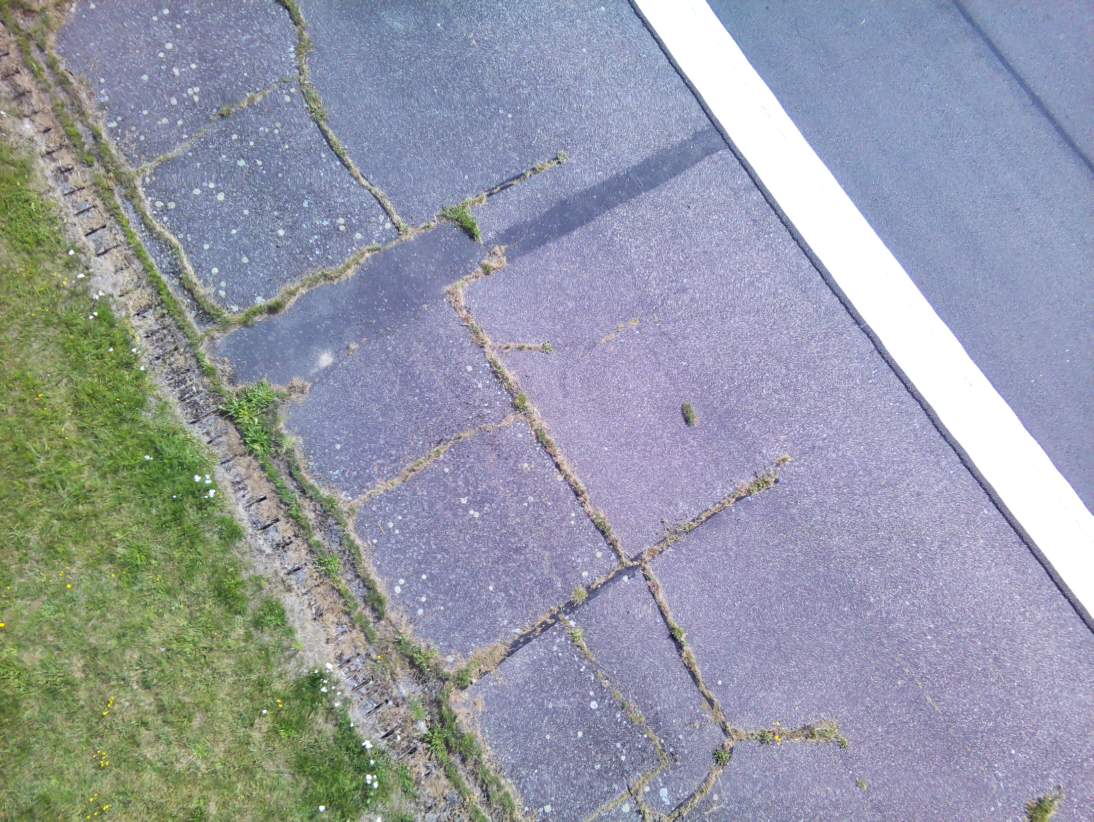
#> input picture capture_17/img_5.jpg, 3280 x 2464 px, found by its file name (shown at 1/3 size)
$ python vision.py
#> lines starting #> are read from the running program, lines starting #| are printed output that depends on the picture; after the words box and inside, x2 and y2 are one past the last pixel; in counts of white or black regions, pixels touching at a corner belong together
#!/usr/bin/env python3
import cv2
import numpy as np
import os
import math


class ObjectDetector:

    def __init__(
        self,
        reference_colors,
        threshold=60,
        minimum_area=200,
        output_folder="output"
    ):
#> further down, image is the input picture: shape (2464, 3280, 3); mean B, G, R 165.7, 154, 149.3
        self.reference_colors = reference_colors
        self.threshold = threshold
        self.minimum_area = minimum_area
        self.output_folder = output_folder

        os.makedirs(self.output_folder, exist_ok=True)

    def calculate_color_distance(self, image):
        image_float = image.astype(np.float32)

        minimum_distance = np.full(
            image.shape[:2],
            np.inf,
            dtype=np.float32
        )

        for color in self.reference_colors:
            reference = np.array(color, dtype=np.float32)

            distance = np.linalg.norm(
                image_float - reference,
                axis=2
            )

            minimum_distance = np.minimum(
                minimum_distance,
                distance
            )
#> this loop made 3 passes
#> pass 1, in calculate_color_distance, `distance = np.linalg.norm( image_float - reference, axis=2 )`:
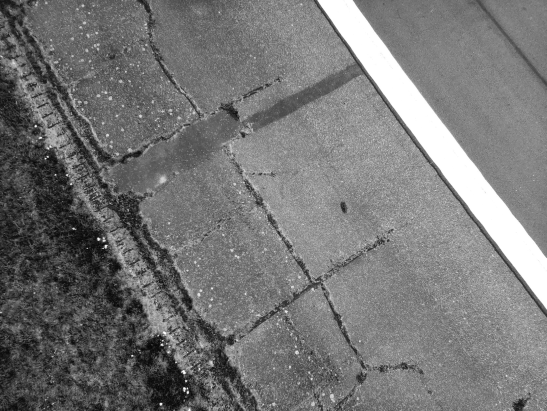
#> distance: shape (2464, 3280) float32 (shown at 1/6 size); min 0, max 306.5, mean 143; drawn with min black and max white
#> after the loop:
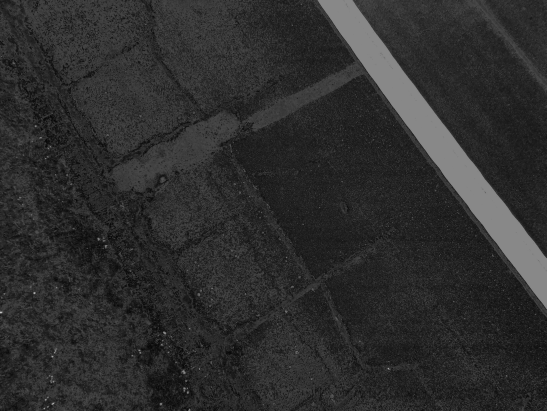
#> minimum_distance: shape (2464, 3280) float32 (shown at 1/6 size); min 0, max 212.3, mean 46.3

        return minimum_distance

    def threshold_distance(self, distance_image):
        mask = distance_image > self.threshold
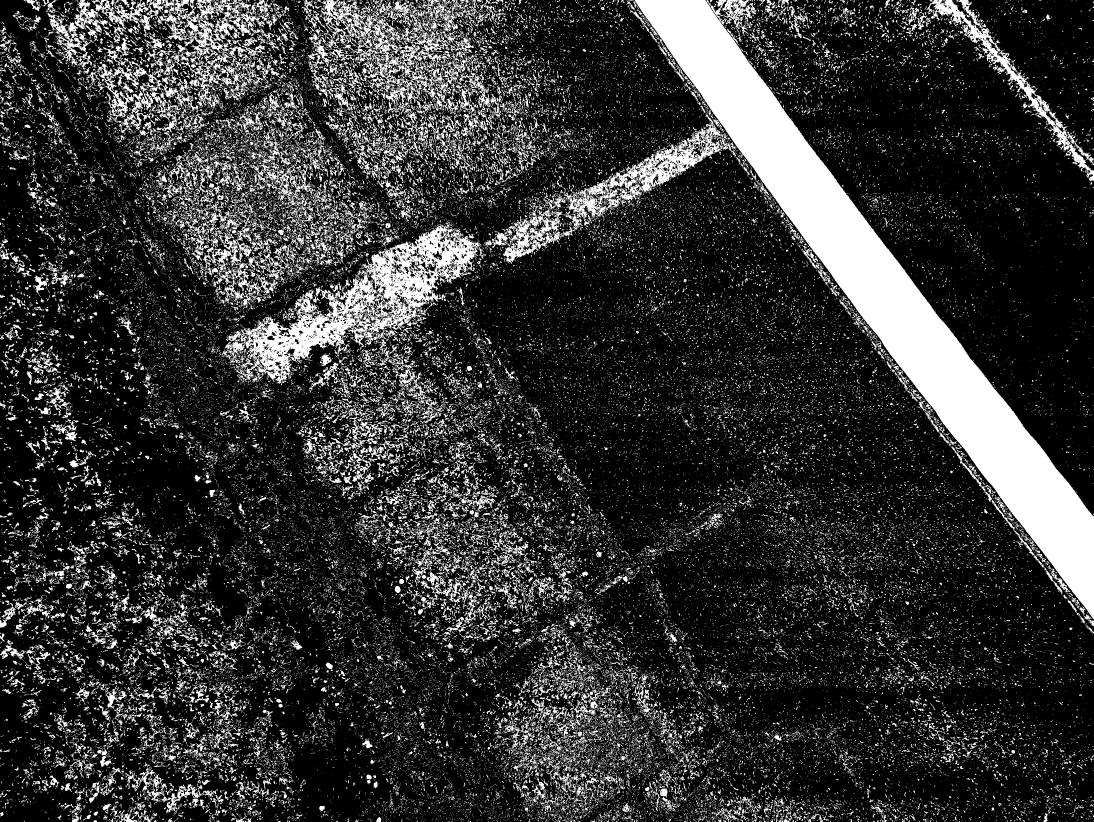
#> mask: shape (2464, 3280) bool (shown at 1/3 size); 20% white; 83850 white regions (77087 under 20 px), largest, box (x1, y1, x2, y2) and area: (1905, 0, 3280, 1857) 387816, (655, 663, 1458, 1156) 95344, (275, 0, 860, 422) 69365
        return mask.astype(np.uint8) * 255
#> returned value: shape (2464, 3280); 20% white; 83850 white regions (77087 under 20 px)

    def find_objects(self, mask):
        contours, _ = cv2.findContours(
            mask,
            cv2.RETR_EXTERNAL,
            cv2.CHAIN_APPROX_SIMPLE
        )
#> contours = 83297 contours

        objects = []

        for contour in contours:
            if cv2.contourArea(contour) >= self.minimum_area:
                objects.append(contour)
#> this loop made 83297 passes
#> contour on passes 1 to 3: [[3248, 2463]], [[3200, 2463]], [[3112, 2463], [3113, 2463]]
#> after the loop, objects = 27 contours; largest, box (x1, y1, x2, y2) and area: (1905, 0, 3280, 1857) 385602, (655, 663, 1458, 1156) 118570, (275, 0, 860, 422) 92487, (926, 0, 1485, 412) 81522, (1508, 340, 2209, 791) 53570

        return objects

    # [10 lines left out: function get_box_centers, not called in this run]

    def pixel_to_gps(
        self,
        center_x,
        center_y,
        image_width,
        image_height,
        drone_lat,
        drone_lon,
        drone_heading_deg,
        altitude_m,
        pixel_to_m_at_1m
    ):
        # Pixel offset from the center of the image.
        dx_pixels = center_x - image_width / 2.0
        dy_pixels = center_y - image_height / 2.0

        # Scale increases linearly with altitude for a downward-facing camera.
        meters_per_pixel = pixel_to_m_at_1m * altitude_m

        # Camera/image coordinates:
        # +x = right side of image
        # +y = bottom of image
        right_m = dx_pixels * meters_per_pixel
        forward_m = -dy_pixels * meters_per_pixel

        # Rotate image coordinates according to drone heading.
        # heading = 0 deg means drone nose points north.
        heading = math.radians(drone_heading_deg)

        north_m = forward_m * math.cos(heading) - right_m * math.sin(heading)
        east_m = forward_m * math.sin(heading) + right_m * math.cos(heading)

        # Convert local north/east offsets to latitude/longitude offsets.
        earth_radius_m = 6378137.0
        lat_rad = math.radians(drone_lat)

        delta_lat = north_m / earth_radius_m
        delta_lon = east_m / (earth_radius_m * math.cos(lat_rad))

        object_lat = drone_lat + math.degrees(delta_lat)
        object_lon = drone_lon + math.degrees(delta_lon)

        return object_lat, object_lon, north_m, east_m

    def process_image(
        self,
        image,
        filename="image",
        drone_position=None,
        altitude_m=None,
        pixel_to_m_at_1m=None
    ):
        distance_image = self.calculate_color_distance(image)
        thresholded_image = self.threshold_distance(distance_image)
        objects = self.find_objects(thresholded_image)

        output = image.copy()
        image_height, image_width = image.shape[:2]
        detections = []

        for contour in objects:
            x, y, width, height = cv2.boundingRect(contour)
            center_x = x + width / 2.0
            center_y = y + height / 2.0

            detection = {
                "center_pixel": (center_x, center_y),
                "bounding_box": (x, y, width, height),
            }

            # GPS calculation is only done if all required values are supplied.
            if (
                drone_position is not None
                and altitude_m is not None
                and pixel_to_m_at_1m is not None
            ):
                drone_lat, drone_lon, _, drone_heading_deg = drone_position

                gps_lat, gps_lon, north_m, east_m = self.pixel_to_gps(
                    center_x,
                    center_y,
                    image_width,
                    image_height,
                    drone_lat,
                    drone_lon,
                    drone_heading_deg,
                    altitude_m,
                    pixel_to_m_at_1m
                )

                detection["gps"] = (gps_lat, gps_lon)
                detection["offset_m"] = (north_m, east_m)

            detections.append(detection)

            cv2.rectangle(
                output,
                (x, y),
                (x + width, y + height),
                (0, 255, 0),
                2
            )

            cv2.circle(
                output,
                (int(center_x), int(center_y)),
                5,
                (0, 0, 255),
                -1
            )
#> this loop made 27 passes
#> (x, y, width, height, center_x, center_y, dx_pixels in pixel_to_gps, dy_pixels in pixel_to_gps) on passes 1 to 8: (373, 2287, 298, 172, 522, 2373, -1118, 1141), (1663, 2100, 128, 130, 1727, 2165, 87, 933), (422, 1815, 125, 153, 484.5, 1891.5, -1155.5, 659.5), (1336, 1775, 136, 123, 1404, 1836.5, -236, 604.5), (1261, 1716, 145, 112, 1333.5, 1772, -306.5, 540), (1470, 1598, 116, 102, 1528, 1649, -112, 417), (1046, 1245, 102, 78, 1097, 1284, -543, 52), (1164, 1060, 172, 211, 1250, 1165.5, -390, -66.5)
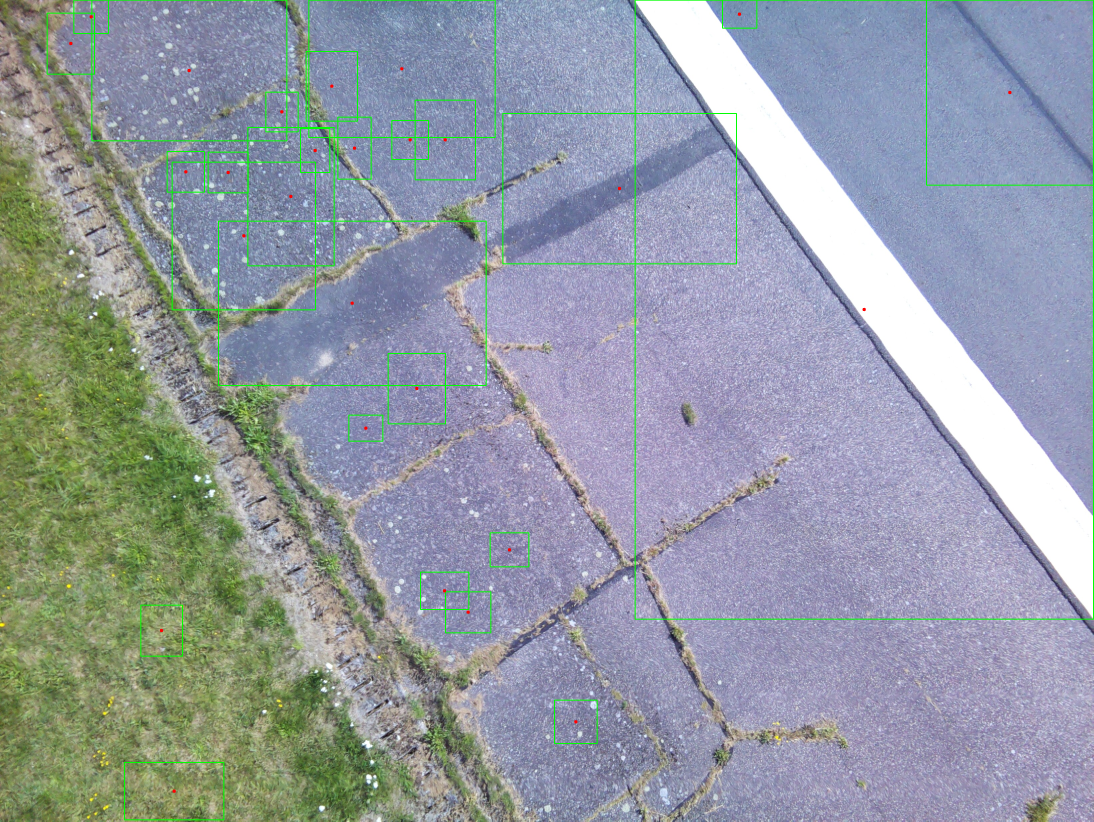
#> output: shape (2464, 3280, 3) (shown at 1/3 size); mean B, G, R 163.9, 155.1, 147.9

        cv2.imwrite(
            os.path.join(
                self.output_folder,
                f"{filename}_thresholded.jpg"
            ),
            thresholded_image
        )

        cv2.imwrite(
            os.path.join(
                self.output_folder,
                f"{filename}_detected.jpg"
            ),
            output
        )

        return detections, thresholded_image, output

grass_colors = [
    (60, 104, 73),
    (180, 177, 172),
    (99, 135, 89),
]

detector = ObjectDetector(
    reference_colors=grass_colors,
    threshold=60,
    minimum_area=2000
)

# Image to test
image_path = "/home/pi/images/capture_17/img_5.jpg"

image = cv2.imread(image_path)

if image is None:
    raise FileNotFoundError(image_path)


# Fake drone data for testing
drone_lat = 55.3682
drone_lon = 10.4281
drone_altitude = 20.0
drone_heading = 90.0

# (latitude, longitude, unused altitude, heading)
drone_position = (
    drone_lat,
    drone_lon,
    drone_altitude,
    drone_heading
)

# Example camera scale:
# meters per pixel when camera is 1 meter above ground
pixel_to_m_at_1m = 0.001


# Process image
detections, thresholded_image, output = detector.process_image(
    image,
    "img_4",
    drone_position=drone_position,
    altitude_m=drone_altitude,
    pixel_to_m_at_1m=pixel_to_m_at_1m
)


# Print detected objects
for i, detection in enumerate(detections):
    print(f"Object {i + 1}")
    print(f"Pixel center: {detection['center_pixel']}")

    if "gps" in detection:
        print(f"GPS: {detection['gps']}")
        print(f"Offset: {detection['offset_m']} meters")

    print()
#> this loop made 27 passes
#> (printed output is left out)

$ run again, with capture_17/img_0.jpg copied over capture_17/img_5.jpg
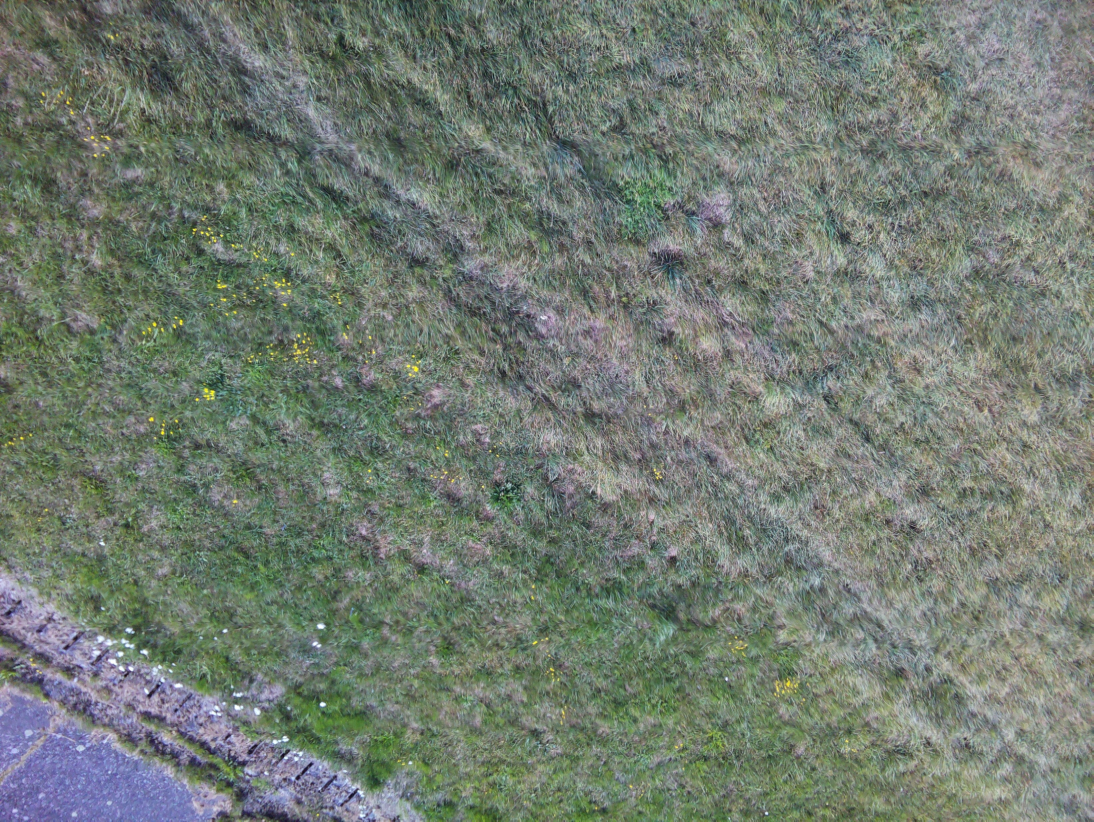
#> input picture capture_17/img_0.jpg, 3280 x 2464 px, found by its file name (shown at 1/3 size)
#> image is the input picture: shape (2464, 3280, 3); mean B, G, R 113.5, 124, 114.1
#> after the loop in calculate_color_distance, `for color in self.reference_colors:`:
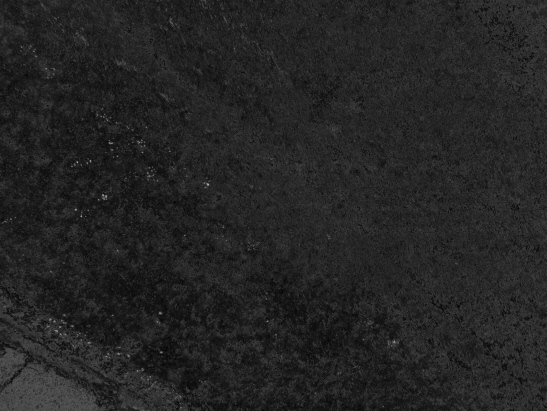
#> minimum_distance: shape (2464, 3280) float32 (shown at 1/6 size); min 0, max 211.2, mean 36.7
#> in threshold_distance, `mask = distance_image > self.threshold`:
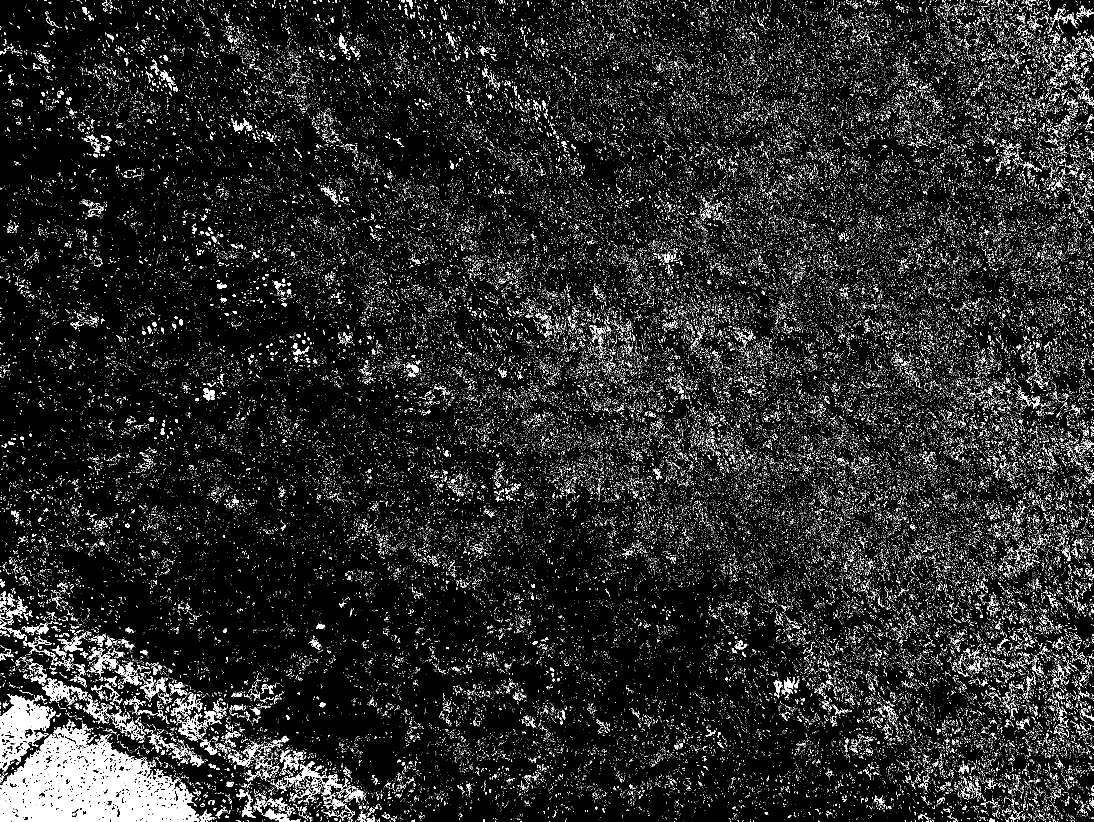
#> mask: shape (2464, 3280) bool (shown at 1/3 size); 7.1% white; 139729 white regions (137165 under 20 px), largest, box (x1, y1, x2, y2) and area: (0, 2175, 598, 2464) 94200, (0, 2084, 166, 2314) 16077, (512, 2076, 632, 2241) 3137
#> contours = 139676 contours
#> the loop in find_objects, `for contour in contours:` made 139676 passes
#> contour on passes 1 to 3: [[3172, 2463], [3173, 2463]], [[3150, 2463]], [[3137, 2463]]
#> after the loop in find_objects, `for contour in contours:`: objects = 4 contours; box (x1, y1, x2, y2) and area: (0, 2175, 598, 2464) 107304, (0, 2084, 166, 2314) 19187, (126, 2034, 248, 2110) 3416, (512, 2076, 632, 2241) 2782
#> the loop in process_image, `for contour in objects:` made 4 passes
#> (x, y, width, height, center_x, center_y, dx_pixels in pixel_to_gps, dy_pixels in pixel_to_gps) on passes 1 to 4: (0, 2175, 598, 289, 299, 2319.5, -1341, 1087.5), (0, 2084, 166, 230, 83, 2199, -1557, 967), (512, 2076, 120, 165, 572, 2158.5, -1068, 926.5), (126, 2034, 122, 76, 187, 2072, -1453, 840)
#> after the loop in process_image, `for contour in objects:`: detections = 4 items
#> the loop `for i, detection in enumerate(detections):` made 4 passes
#> (printed output is left out)
